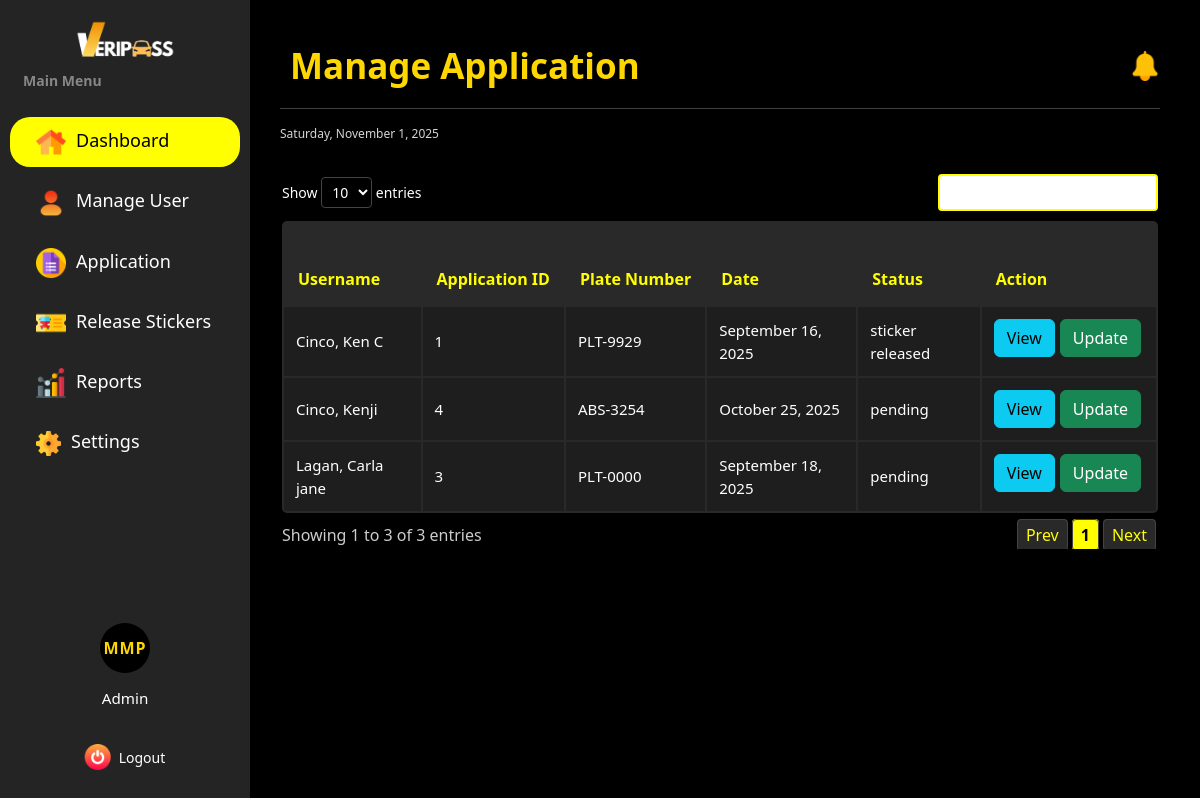
/dashboard/admin/manage_application/ (signed in), run on the app's committed database.
### vehicle_pass/models.py (models this page shows, shortened)
class BaseModel(models.Model):
    created_at = models.DateTimeField(auto_now_add=True, db_index=True)
    updated_at = models.DateTimeField(auto_now=True)
    class Meta:
        abstract = True

class Registration(BaseModel):
    STATUS_CHOICES = [
        ('no application', 'No Application'),
        ('application submitted', 'Application Submitted'),
        ('initial approval', 'Waiting for Approval by OIC'),
        ('final approval', 'Waiting for Final Approval by GSO - Director'),
        ('approved', 'Approved'),
        ('sticker released', 'Vehicle Pass Sticker Released'),
        ('rejected', 'Rejected')
    ]
    registration_number = models.BigAutoField(primary_key=True)
    user = models.ForeignKey(UserProfile, on_delete=models.CASCADE)
    vehicle = models.ForeignKey(Vehicle, on_delete=models.CASCADE)
    files = models.URLField(max_length=255)
    status = models.CharField(max_length=85, choices=STATUS_CHOICES, default='no application')
    remarks = models.TextField(null=True)
    initial_approved_by = models.ForeignKey(SecurityProfile, on_delete=models.CASCADE, related_name='initial_approval', null=True, blank=True)
    final_approved_by = models.ForeignKey(SecurityProfile, on_delete=models.CASCADE, related_name='final_approval', null=True, blank=True)
    date_of_filing = models.DateTimeField(auto_now_add=True)
    sticker_released_date = models.DateField(blank=True, null=True)
    e_signature = models.ImageField(upload_to='signature/')
    printed_name = models.CharField(max_length=125)
    signature_date = models.DateTimeField(null=True, blank=True)
    def __str__(self):
        return f"Registration {self.registration_number} for {self.user.lastname}, {self.user.firstname}"

class UserProfile(BaseModel):
    ROLE_CHOICES = [('user', 'User'),
        ('security', 'Security'),
        ('admin', 'Admin')
        ]
    SCHOOL_ROLE_CHOICES = [('student', 'Student'),
                           ('faculty & staff', 'Faculty and Staff'),
                           ('university official', 'University Official')
    ]
    COLLEGE_CHOICES = [('CAD', 'College of Architecture and Design'),
                       ('CAH', 'College of Arts and Humanities'),
                       ('CBA', 'College of Business and Accountancy'),
                       ('CCJE', 'College of Criminal Justice and Education'),
                       ('CoE', 'College of Engineering'),
                       ('CHTM', 'College of Hospitality Management and Tourism'),
                       ('CNHS', 'College of Nursing and Health Sciences'),
                       ('CS', 'College of Sciences'),
                       ('CTE', 'College of Teacher Education'),
    ]
    YEAR_LEVEL_CHOICES = [('first year', 'First Year'),
                          ('second year', 'Second Year'),
                          ('third year', 'Third Year'),
                          ('fourth year', 'Fourth year'),
                          ('fifth year', 'Fifth Year')
    ]
    OFFICE_CHOICES = [
        ('university president', 'University President'),
        ('university president coa', 'University President COA'),
        ('office of the university secretary', 'Office of the University Secretary'),
        ('legal office', 'Legal Office (Data Privacy Office)'),
        ('planning and development office', 'Planning and Development Office'),
        ('office of the internal audit services', 'Office of the Internal Audit Services (QMS)'),
        ('public information office', 'Public Information Office'),
        ('alumni affairs office', 'Alumni Affairs Office'),
        ('academic council', 'Academic Council'),
        ('administrative council', 'Administrative Council'),
        ('research and extension council', 'Research and Extension Council'),
        ('management committee', 'Management Committee'),
        ('university ethics committee', 'University Ethics Committee'),
        ('gender and development office', 'Gender and Development Office'),
        ('international affairs and linkages office', 'International Affairs and Linkages Office'),
        ('office of the vice president for finance and administration', 'Office of the Vice President for Finance and Administration'),
        ('bids and awards committee', 'Bids and Awards Committee'),
        ('administrative management office', 'Administrative Management Office'),
        ('records archives management office', 'Records Archives Management Office'),
        ('human resource management office', 'Human Resource Management Office'),
        ('faculty and staff development unit', 'Faculty and Staff Development Unit'),
        ('health services office', 'Health Services Office'),
        ('management information system information office', 'Management Information System Information Office'),
        ('security office', 'Security Office'),
        ('supply and property management office', 'Supply and Property Management Office'),
        ('disaster risk reduction and management office', 'Disaster Risk Reduction and Management Office'),
        ('project management office', 'Project Management Office'),
        ('general services office', 'General Services Office'),
        ('utility and environmental management office', 'Utility and Environmental Management Office'),
        ('motorpool office', 'Motorpool Office'),
        ('finance management service offices (cfo)', 'Finance Management Service Offices (CFO)'),
        ('accounting office', 'Accounting Office'),
        ('processing unit', 'Processing Unit'),
        ('student accounts & assessment', 'Student Accounts & Assessment'),
        ('financial reporting', 'Financial Reporting'),
        ('budget office', 'Budget Office'),
        ('production services/income generating projects office', 'Production Services/Income Generating Projects Office'),
        ('production', 'Production'),
        ('sifma', 'SIFMA'),
        ('university bookstore', 'University Bookstore'),
        ('auxiliary services - canteen', 'Auxiliary Services - Canteen'),
        ('auxiliary services - hostel', 'Auxiliary Services - Hostel'),
        ('auxiliary services - dormitory', 'Auxiliary Services - Dormitory'),
        ('university printing press', 'University Printing Press'),
        ('procurement office', 'Procurement Office'),
        ('cashiers office', 'Cashier’s Office'),
        ('office of the vice president for research, development and extension', 'Office of the Vice President for Research, Development and Extension'),
        ('university research office', 'University Research Office'),
        ('university extension service office', 'University Extension Service Office'),
        ('intellectual property and technology transfer office', 'Intellectual Property and Technology Transfer Office'),
        ('palawan studies center', 'Palawan Studies Center'),
        ('center for strategy policy and governance', 'Center for Strategy Policy and Governance'),
        ('panrehiyong iv-b sentro ng wikang pilipino', 'Panrehiyong IV-B Sentro ng Wikang Pilipino'),
        ('marine science research center', 'Marine Science Research Center'),
        ('palawan international technology business incubator & startup hub office', 'Palawan International Technology Business Incubator & Startup Hub Office'),
        ('office of the vice president for academic affairs', 'Office of the Vice President for Academic Affairs'),
        ('office of the eteeap', 'Office of the ETEEAP'),
        ('office of the university registrar', 'Office of the University Registrar'),
        ('university quality assurance center', 'University Quality Assurance Center'),
        ('office of the university sports', 'Office of the University Sports'),
        ('office of the curriculum & instructional materials development', 'Office of the Curriculum & Instructional Materials Development'),
        ('office of the student affairs and services', 'Office of the Student Affairs and Services'),
        ('social and cultural affairs (psu band, psu dance troupe, psu singers)', 'Social and Cultural Affairs (PSU Band, PSU Dance Troupe, PSU Singers)'),
        ('office of the university library', 'Office of the University Library'),
        ('psu museum', 'PSU Museum'),
    ]
    WORKPLACE_CHOICES = OFFICE_CHOICES + COLLEGE_CHOICES
    corporate_email = models.EmailField(max_length=50, unique=True)
    password = models.CharField(max_length=128)
    contact = models.CharField(max_length=14)
    lastname = models.CharField(max_length=25)
    firstname = models.CharField(max_length=50)
    middlename = models.CharField(max_length=25, blank=True, null=True)
    suffix = models.CharField(max_length=5, blank=True, null=True)
    address = models.CharField(max_length=100, blank=True, null=True)
    dl_number = models.CharField(max_length=25)
    college = models.CharField(max_length=100, choices=COLLEGE_CHOICES ,blank=True, null=True)
    program = models.CharField(max_length=100, blank=True, null=True)
    year_level = models.CharField(max_length=40, choices=YEAR_LEVEL_CHOICES, blank=True, null=True)
    father_name = models.CharField(max_length=100, blank=True, null=True)
    father_contact = models.CharField(max_length=14, blank=True, null=True)
    father_address = models.CharField(max_length=150, blank=True, null=True)
    mother_name = models.CharField(max_length=100, blank=True, null=True)
    mother_contact =models.CharField(max_length=14, blank=True, null=True)
    mother_address = models.CharField(max_length=150, blank=True, null=True)
    guardian_name = models.CharField(max_length=100, blank=True, null=True)
    guardian_contact = models.CharField(max_length=14, blank=True, null=True)
    guardian_address = models.CharField(max_length=150, blank=True, null=True)
    position = models.CharField(max_length=50, blank=True, null=True)
    workplace = models.CharField(max_length=150, choices=WORKPLACE_CHOICES, blank=True, null=True)
    role = models.CharField(max_length=20, choices=ROLE_CHOICES, default='user', null=True)
    school_role = models.CharField(max_length=20, choices=SCHOOL_ROLE_CHOICES, null=True, blank=True)

class Vehicle(BaseModel):
    VEHICLE_TYPE = [('motor', 'Motor'),
                    ('car', 'Car'),
                    ('van', 'Van')]
    applicant = models.ForeignKey(UserProfile, on_delete=models.CASCADE, null=True, blank=True)
    make_model = models.CharField(max_length=35)
    plate_number = models.CharField(max_length=10, unique=True)
    year_model = models.IntegerField()
    color = models.CharField(max_length=20)
    type = models.CharField(choices=VEHICLE_TYPE, max_length=5)
    engine_number = models.CharField(max_length=25)
    chassis_number = models.CharField(max_length=17)
    or_number = models.CharField(max_length=25)
    cr_number = models.CharField(max_length=25)
    owner_firstname = models.CharField(max_length=45, null=True, blank=True)
    owner_middlename = models.CharField(max_length=45, null=True, blank=True)
    owner_lastname = models.CharField(max_length=45, null=True, blank=True)
    owner_suffix = models.CharField(max_length=5, null=True, blank=True)
    relationship_to_owner = models.CharField(max_length=15, null=True, blank=True)
    contact_number = models.CharField(max_length=14, null=True, blank=True)
    address = models.CharField(max_length=100, null=True, blank=True)

### vehicle_pass/views.py (the view)
# urls.py: path("dashboard/admin/manage_application/", AdminViewApplication.as_view(), name="admin_manage_application"),
class AdminViewApplication(CustomLoginRequiredMixin, ListView):
    model = Registration
    template_name = 'Admin/Admin_Application.html'
    context_object_name = 'applications'
    paginate_by = 20
    def get_context_data(self, **kwargs):
        context = super().get_context_data(**kwargs)
        applications = context['applications']
        print(f"Applications count: {len(applications)}")
        if applications:
            print(f"First application: {applications[0]}")
        return context

### templates/Admin/Admin_Application.html (shortened to what this page needs)
{% extends "includes/admin_sidebar.html" %}
{% load static %}
{% block extra_css %}
    <link rel="stylesheet" href="{% static 'css/admin-dashboard-style.css' %}">
    <link rel="stylesheet" href="{% static 'css/sidebar.css' %}">
    <link rel="stylesheet"href="https://cdn.datatables.net/responsive/2.4.1/css/responsive.dataTables.min.css">
{% endblock %}
{% block content %}
<div class="dashboard-wrapper d-flex">
    <div class="main-content flex-grow-1 ms-uto">
        <div class="d-flex justify-content-between align-items-center">
            <h2 class="title mb-3 mb-md-0">Manage Application</h2>
            <div class="d-flex align-items-center gap-3">
                <a href="Announcements.html" class="text-decoration-none position-relative">
                    <img src="{% static 'images/notification.png' %}" alt="Notifications" width="30" height="30">
                </a>
            </div>
        </div>
        <hr>
        <small><span id="date"></span></small>
        <br>
        <section class="table-container">
            <table id="myTable" class="users-table">
                <thead>
                    <tr>
                        <th>Username</th>
                        <th>Application ID</th>
                        <th>Plate Number</th>
                        <th>Date</th>
                        <th>Status</th>
                        <th>Action</th>
                    </tr>
                </thead>
                <tbody>
                    {% for applicant in applications %}
                        <tr>
                            <td>
                                {{ applicant.user.lastname }}, {{ applicant.user.firstname }}
                                {{ applicant.user.middlename|default_if_none:""|slice:":1" }}
                            </td>
                            <td>{{ applicant.registration_number }}</td>
                            <td>{{ applicant.vehicle.plate_number }}</td>
                            <td>{{ applicant.created_at|date:"F d, Y" }}</td>
                            <td>{{ applicant.status }}</td>
                            <td>
                                <a href="{% url 'admin_view_specific_application' applicant.pk %}" class="btn btn-info">View</a>
                                <a href="{% url 'admin_update_application' applicant.pk %}" class="btn btn-success">Update</a>
                            </td>
                        </tr>
                    {% empty %}
                        <tr>
                            <td colspan="6" style="text-align: center">
                                <p class="text-sm font-weight-bold mb-0">No Records Found</p>
                            </td>
                        </tr>
                    {% endfor %}
                </tbody>
            </table>
        </section>
    </div>
</div>
{% endblock %}

### data on the page
Registration: user.lastname "Cinco", user.firstname "Ken", user.middlename "C", registration_number "1", vehicle.plate_number "PLT-9929", created_at "September 16, 2025", status "sticker released"
Registration: user.lastname "Lagan", user.firstname "Carla jane", registration_number "3", vehicle.plate_number "PLT-0000", created_at "September 18, 2025", status "pending"
Registration: user.lastname "Cinco", user.firstname "Kenji", registration_number "4", vehicle.plate_number "ABS-3254", created_at "October 25, 2025", status "pending"

### other printed values
{{ initials|default:'A' }} "MMP"
